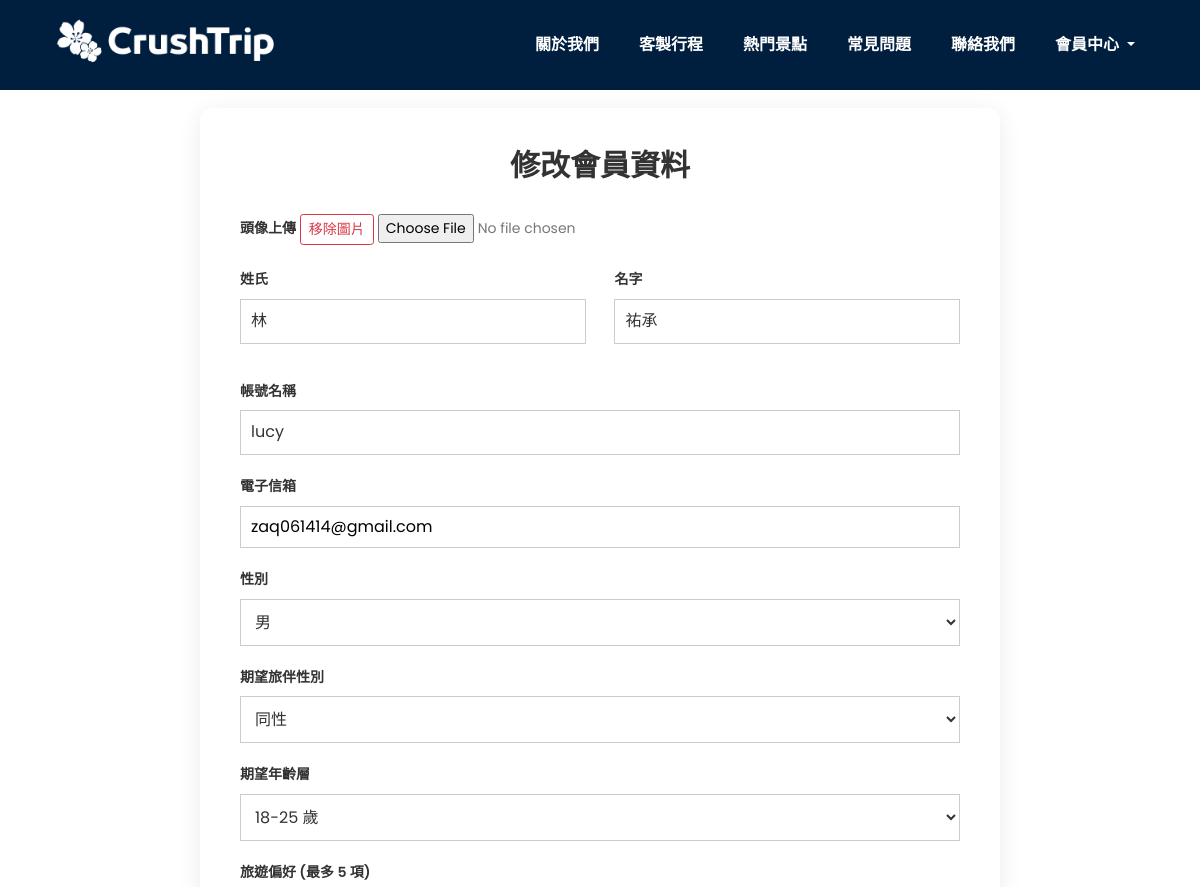
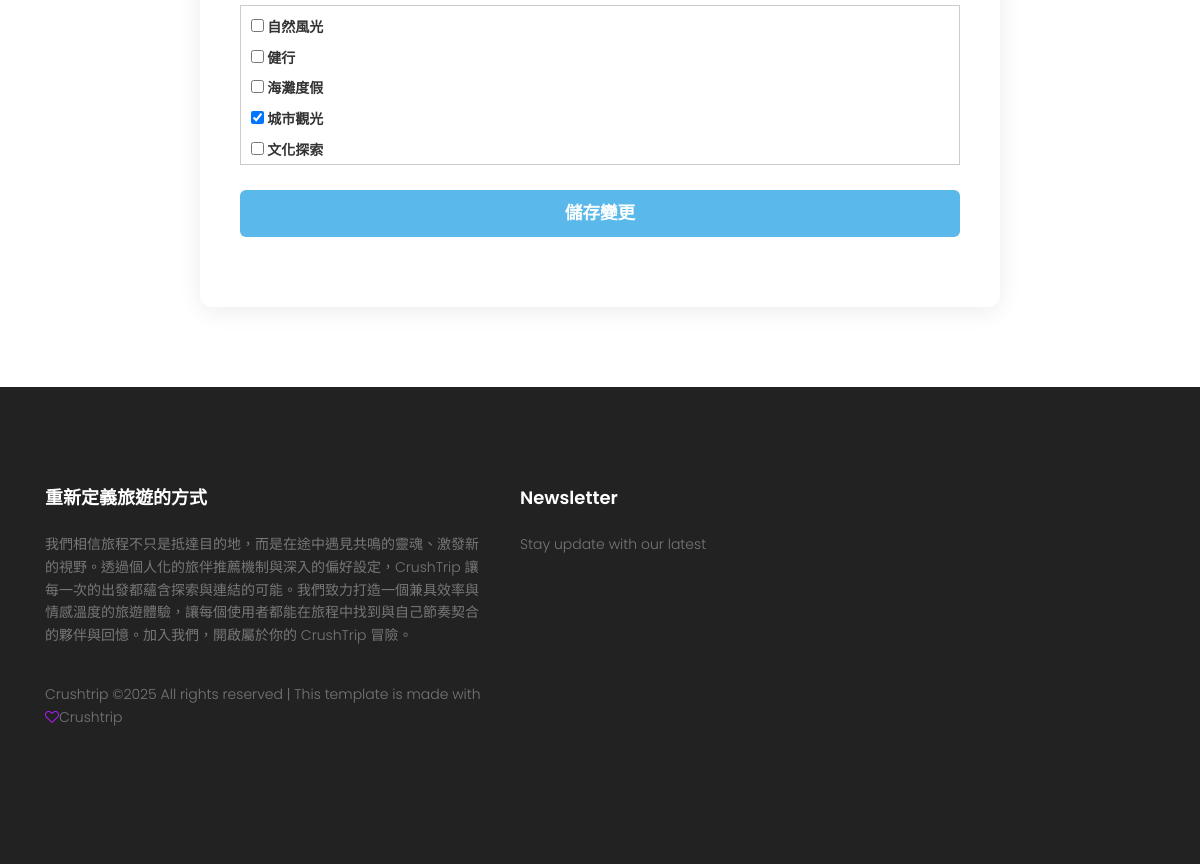
Page /myapp/profile/update/ (signed in) on the committed database (2 pictures, top to bottom).
### myapp/models.py (models this page shows, shortened)
class CustomUser(AbstractUser):
    first_name = models.CharField(max_length=50)
    last_name = models.CharField(max_length=50)
    gender=models.CharField(blank=True, null=True,max_length=1, choices=[
        ('M', '男'),
        ('F', '女'),
        ('O', '其他'),
    ])
    preferred_travel=MultiSelectField(max_choices=5,max_length=200,choices=[
        ('Nature','自然風光'),
        ('Hike','健行'),
        ('Beach','海灘度假'),
        ('City','城市觀光'),
        ('Cultural','文化探索'),
        ('Food','美食旅遊'),
        ('Backpack','背包旅行'),
        ('Luxury','奢華旅行'),
        ('History','歷史遺跡'),
        ('Shopping','購物旅遊'),
        ('Self','自駕遊'),
        ('Night','夜生活探索'),
        ('Slow','慢旅行'),
        ('Indoor','室內主題樂園'),
        ('Music','音樂與藝術節慶旅遊'),
        ('Farm','農場體驗與鄉村旅遊'),
        ])
    travel_partner = models.CharField(max_length=10, choices=[
        ('same', '同性'),
        ('different', '異性'),
        ('any', '都可以'),
    ], default='any')
    preferred_age_range = models.CharField(max_length=20, choices=[
        ('18-25', '18-25 歲'),
        ('26-35', '26-35 歲'),
        ('36-45', '36-45 歲'),
        ('46-60', '46-60 歲'),
        ('any', '不限'),
    ], default='any')
    avatar = models.ImageField(upload_to='avatars/', blank=True, null=True)
    class Meta:
        db_table = "CustomUser"

### myapp/views.py (the view)
# urls.py: path("profile/update/", views.update_profile, name="update_profile"),  # 更新會員資料
@login_required
def update_profile(request):
    user = request.user
    if request.method == "POST":
        form = CustomUserUpdateForm(request.POST, request.FILES)
        if form.is_valid():
            user.username = form.cleaned_data['username']
            user.first_name = form.cleaned_data['first_name']
            user.last_name = form.cleaned_data['last_name']
            user.email = form.cleaned_data['email']
            user.gender = form.cleaned_data['gender']
            user.travel_partner = form.cleaned_data['travel_partner']
            user.preferred_age_range = form.cleaned_data['preferred_age_range']
            user.preferred_travel=form.cleaned_data['preferred_travel']
            if form.cleaned_data.get('avatar'):
                user.avatar = form.cleaned_data['avatar']
            if request.POST.get("remove_avatar") == "true":
                if user.avatar:
                    user.avatar.delete(save=False)  # 刪除檔案
                user.avatar = None
            user.save()
            messages.success(request, "會員資料已成功更新！")
            return redirect("update_profile")
    else:
        form = CustomUserUpdateForm(initial={
            "username": user.username,
            "first_name": user.first_name,
            "last_name": user.last_name,
            "email": user.email,
            "gender": user.gender,
            "travel_partner": user.travel_partner,
            "preferred_age_range": user.preferred_age_range,
            "preferred_travel": user.preferred_travel,
        })
    print("Avatar name:", user.avatar.name)
    print("Avatar URL:", user.avatar.url)
    return render(request,"update_profile.html",
        {"form": form, "avatar": user.avatar.url if user.avatar else None},
    )

### templates/update_profile.html (shortened to what this page needs)
<!DOCTYPE html>
{% load static %}
<html lang="zh-hant" class="no-js">
<head>
    <link rel="stylesheet" href="{% static 'css/linearicons.css' %}">
    <link rel="stylesheet" href="{% static 'css/font-awesome.min.css' %}">
    <link rel="stylesheet" href="{% static 'css/bootstrap.css' %}">
    <link rel="stylesheet" href="{% static 'css/magnific-popup.css' %}">
    <link rel="stylesheet" href="{% static 'css/owl.carousel.css' %}">
    <link rel="stylesheet" href="{% static 'css/main.css' %}">
</head>
<body>
    <section class="banner-area" id="home">
        <header class="default-header">
            <nav class="navbar navbar-expand-lg  navbar-light fixed-top"
                style="background-color: #001f3f;">
                <div class="container">
                      <a class="navbar-brand" href="{% url 'index' %}">
                        <img src="{% static 'img/logo.png' %}" alt="CrushTrip Logo" style="height:80px;">
                      </a>
                    <div class="collapse navbar-collapse justify-content-end align-items-center" id="navbarSupportedContent">
                        <ul class="navbar-nav">
                            <li><a href="{% url 'index' %}#about">關於我們</a></li>
                            <li><a href="{% url 'spots' %}">客製行程</a></li>
                            <li><a href="{% url 'index' %}#spot">熱門景點</a></li>
                            <li><a href="{% url 'index' %}#faq">常見問題</a></li>
                            <li><a href="{% url 'index' %}#contact">聯絡我們</a></li>
                            <li class="dropdown">
                                <a class="dropdown-toggle" href="#" id="navbardrop" data-toggle="dropdown">
                                會員中心
                                </a>
                            </li>
                        </ul>
                    </div>
                </div>
            </nav>
        </header>
    </section>
  <section class="profile-update-section">
    <div class="form-container">
      <h2>修改會員資料</h2>
    <form action="{% url 'update_profile' %}" method="post" enctype="multipart/form-data">
      <div class="form-wrapper">
        <label>頭像上傳</label>
        <button type="button" id="removeAvatarBtn" class="btn btn-sm btn-outline-danger">移除圖片</button>
        {{ form.avatar }}
      </div>
      <div class="form-group">
          <div class="form-wrapper" style="width: 48%; float: left;">
              <label for="{{ form.first_name.id_for_label }}">姓氏</label>
              {{ form.first_name }}
          </div>
          <div class="form-wrapper" style="width: 48%; float: right;">
              <label for="{{ form.last_name.id_for_label }}">名字</label>
              {{ form.last_name }}
          </div>
      </div>
      <div class="form-wrapper">
          <label for="{{ form.username.id_for_label }}">帳號名稱</label>
          {{ form.username }}
      </div>
      <div class="form-wrapper">
          <label for="id_email" class="form-label">電子信箱</label>
            {{ form.email }}
      </div>
      <div class="form-wrapper">
          <label for="{{ form.gender.id_for_label }}">性別</label>
          {{ form.gender }}
      </div>
      <div class="form-wrapper">
        <label for="{{ form.travel_partner.id_for_label }}">期望旅伴性別</label>
        {{ form.travel_partner }}
      </div>
      <div class="form-wrapper">
          <label for="{{ form.preferred_age_range.id_for_label }}">期望年齡層</label>
          {{ form.preferred_age_range }}
      </div>
      <div class="form-wrapper">
          <label for="{{ form.preferred_travel.id_for_label }}">旅遊偏好 (最多 5 項)</label>
          <div class="checkbox-group">
              {{ form.preferred_travel }}
          </div>
      </div>
      <button type="submit" class="step-btn">儲存變更 </button>
        </form>
      </div>
  </section>
    <footer class="footer-area section-gap">
        <div class="container">
            <div class="row">
                <div class="col-lg-5 col-md-6 col-sm-6">
                    <div class="single-footer-widget">
                        <h6>重新定義旅遊的方式</h6>
                        <p>我們相信旅程不只是抵達目的地，而是在途中遇見共鳴的靈魂、激發新的視野。透過個人化的旅伴推薦機制與深入的偏好設定，CrushTrip 讓每一次的出發都蘊含探索與連結的可能。我們致力打造一個兼具效率與情感溫度的旅遊體驗，讓每個使用者都能在旅程中找到與自己節奏契合的夥伴與回憶。加入我們，開啟屬於你的 CrushTrip 冒險。                        </p>
                        <p class="footer-text">Crushtrip &copy;<script>document.write(new Date().getFullYear());</script> All rights reserved | This template is made with <i class="fa fa-heart-o" aria-hidden="true"></i>Crushtrip</p>
                    </div>
                </div>
                <div class="col-lg-5  col-md-6 col-sm-6">
                    <div class="single-footer-widget">
                        <h6>Newsletter</h6>
                        <p>Stay update with our latest</p>
                    </div>
                </div>
            </div>
        </div>
    </footer>
</body>
</html>

### static/css/main.css (style rules this page uses)
body { color: #777777; font-family: "Poppins", sans-serif; font-size: 14px; font-weight: 300; line-height: 1.625em; position: relative; }
ol, ul { margin: 0; padding: 0; list-style: none; }
select { display: block; }
a { -webkit-transition: all 0.3s ease 0s; -moz-transition: all 0.3s ease 0s; -o-transition: all 0.3s ease 0s; transition: all 0.3s ease 0s; }
a, a:focus, a:hover { text-decoration: none; outline: 0; }
h1, h2, h3, h4, h5, h6 { font-family: "Poppins", sans-serif; color: #222222; line-height: 1.2em !important; margin-bottom: 0; margin-top: 0; font-weight: 600; }
h2, .h2 { font-size: 30px; }
h6, .h6 { font-size: 14px; color: #222222; }
h2 { font-size: 30px; }
h6 { font-size: 14px; }
h1, h2, h3, h4, h5, h6 { line-height: 1.5em; }
.default-header { position: absolute; top: 0; left: 0; width: 100%; z-index: 9; }
.navbar, .default-header { background-color: #001f3f !important; box-shadow: none !important; }
.navbar-nav a { text-transform: uppercase; font-weight: 600; color: #fff; padding: 20px; font-size: 16px; }
.navbar { min-height: 20px !important; padding-top: 0 !important; padding-bottom: 0 !important; }
.section-gap { padding: 120px 0; }
.default-header { background-color: transparent !important; width: 100% !important; }
.footer-area { padding-top: 100px; background-color: #222222; }
h6 { color: #fff; margin-bottom: 25px; font-size: 18px; font-weight: 600; }
.footer-text { padding-top: 20px; }
.footer-text a, .footer-text i { color: #b01afe; }

### templates/update_profile.html (style rules this page uses)
input[type="text"], input[type="email"], select { width: 100%; padding: 10px; font-size: 1rem; color: #333; background-color: #fff; border: 1px solid #ccc; border-radius: 0; box-sizing: border-box; }
option { color: #333; background-color: #fff; }
.checkbox-group { display: flex; flex-direction: column; gap: 6px; padding: 10px; border: 1px solid #ccc; background-color: #fff; max-height: 160px; overflow-y: auto; }
body { font-family: 'Noto Sans TC', 'Poppins', sans-serif; background-color: #f8f9fa; }
.profile-update-section { padding: 60px 20px 80px; background: #ffffff; }
.form-container { max-width: 800px; margin: 0 auto; padding: 40px; background-color: #fff; box-shadow: 0 4px 24px rgba(0,0,0,0.08); border-radius: 12px; }
.form-container h2 { text-align: center; margin-bottom: 30px; font-weight: 600; color: #333; }
.form-wrapper { margin-bottom: 20px; }
label { font-weight: 600; color: #333; }
.step-btn { display: block; width: 100%; background-color: #5ab9ea; color: white; padding: 12px 0; border: none; font-size: 1.1rem; font-weight: 600; border-radius: 6px; margin-top: 25px; transition: background-color 0.3s ease; }
.default-header { background-color: #212529 !important; }
input::placeholder, textarea::placeholder { opacity: 1 !important; color: #666 !important; transition: none !important; animation: none !important; }
input.form-control, textarea.form-control { background-color: #fff !important; color: #000 !important; border: 1px solid #ccc !important; box-shadow: none !important; transition: none !important; animation: none !important; }

### rows in the picture
CustomUser: first_name "林", last_name "祐承", username "lucy", email "zaq061414@gmail.com", gender "男", travel_partner "同性", preferred_age_range "18-25 歲", preferred_travel "☐ ☐ ☐ ☑ ☐"
